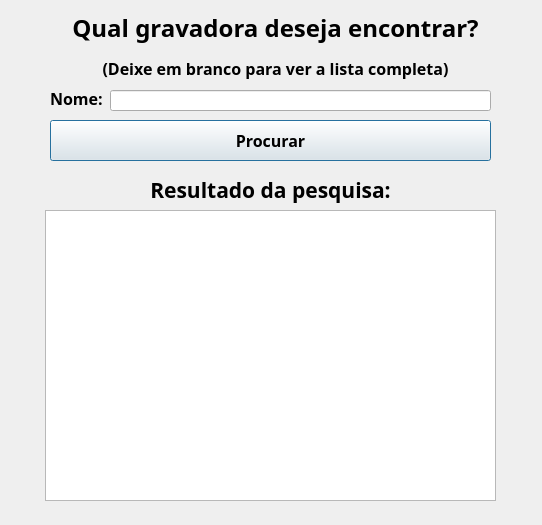
<?xml version="1.0" encoding="UTF-8"?>
<ui version="4.0">
 <class>Dialog</class>
 <widget class="QDialog" name="Dialog">
  <property name="geometry">
   <rect>
    <x>0</x>
    <y>0</y>
    <width>542</width>
    <height>525</height>
   </rect>
  </property>
  <property name="windowTitle">
   <string>Procurar Gravadora</string>
  </property>
  <widget class="QPushButton" name="search_btn">
   <property name="geometry">
    <rect>
     <x>50</x>
     <y>120</y>
     <width>441</width>
     <height>41</height>
    </rect>
   </property>
   <property name="font">
    <font>
     <family>Noto Sans</family>
     <pointsize>12</pointsize>
     <weight>75</weight>
     <bold>true</bold>
    </font>
   </property>
   <property name="text">
    <string>Procurar</string>
   </property>
  </widget>
  <widget class="QLabel" name="remove_record">
   <property name="geometry">
    <rect>
     <x>50</x>
     <y>90</y>
     <width>81</width>
     <height>17</height>
    </rect>
   </property>
   <property name="font">
    <font>
     <family>Noto Sans</family>
     <pointsize>12</pointsize>
     <weight>75</weight>
     <bold>true</bold>
    </font>
   </property>
   <property name="text">
    <string>Nome:</string>
   </property>
  </widget>
  <widget class="QLineEdit" name="search_input">
   <property name="geometry">
    <rect>
     <x>110</x>
     <y>90</y>
     <width>381</width>
     <height>21</height>
    </rect>
   </property>
  </widget>
  <widget class="QLabel" name="main_title">
   <property name="geometry">
    <rect>
     <x>70</x>
     <y>10</y>
     <width>411</width>
     <height>71</height>
    </rect>
   </property>
   <property name="font">
    <font>
     <family>Noto Sans</family>
     <pointsize>16</pointsize>
     <weight>75</weight>
     <bold>true</bold>
    </font>
   </property>
   <property name="text">
    <string>&lt;!DOCTYPE HTML PUBLIC &quot;-//W3C//DTD HTML 4.0//EN&quot; &quot;http://www.w3.org/TR/REC-html40/strict.dtd&quot;&gt;
&lt;html&gt;&lt;head&gt;&lt;meta name=&quot;qrichtext&quot; content=&quot;1&quot; /&gt;&lt;style type=&quot;text/css&quot;&gt;
p, li { white-space: pre-wrap; }
&lt;/style&gt;&lt;/head&gt;&lt;body style=&quot; font-family:'Noto Sans'; font-size:16pt; font-weight:600; font-style:normal;&quot;&gt;
&lt;p align=&quot;center&quot; style=&quot; margin-top:12px; margin-bottom:12px; margin-left:0px; margin-right:0px; -qt-block-indent:0; text-indent:0px;&quot;&gt;&lt;span style=&quot; font-size:18pt;&quot;&gt;Qual gravadora deseja encontrar?&lt;/span&gt;&lt;/p&gt;
&lt;p align=&quot;center&quot; style=&quot; margin-top:12px; margin-bottom:12px; margin-left:0px; margin-right:0px; -qt-block-indent:0; text-indent:0px;&quot;&gt;&lt;span style=&quot; font-size:12pt;&quot;&gt;(Deixe em branco para ver a lista completa)&lt;/span&gt;&lt;/p&gt;&lt;/body&gt;&lt;/html&gt;</string>
   </property>
  </widget>
  <widget class="QLabel" name="info_show">
   <property name="geometry">
    <rect>
     <x>40</x>
     <y>150</y>
     <width>461</width>
     <height>81</height>
    </rect>
   </property>
   <property name="font">
    <font>
     <family>Noto Sans</family>
     <pointsize>16</pointsize>
     <weight>75</weight>
     <bold>true</bold>
    </font>
   </property>
   <property name="text">
    <string>&lt;html&gt;&lt;head/&gt;&lt;body&gt;&lt;p align=&quot;center&quot;&gt;Resultado da pesquisa:&lt;/p&gt;&lt;/body&gt;&lt;/html&gt;</string>
   </property>
  </widget>
  <widget class="QTableWidget" name="result_table">
   <property name="geometry">
    <rect>
     <x>45</x>
     <y>210</y>
     <width>451</width>
     <height>291</height>
    </rect>
   </property>
  </widget>
 </widget>
 <resources/>
 <connections/>
</ui>
